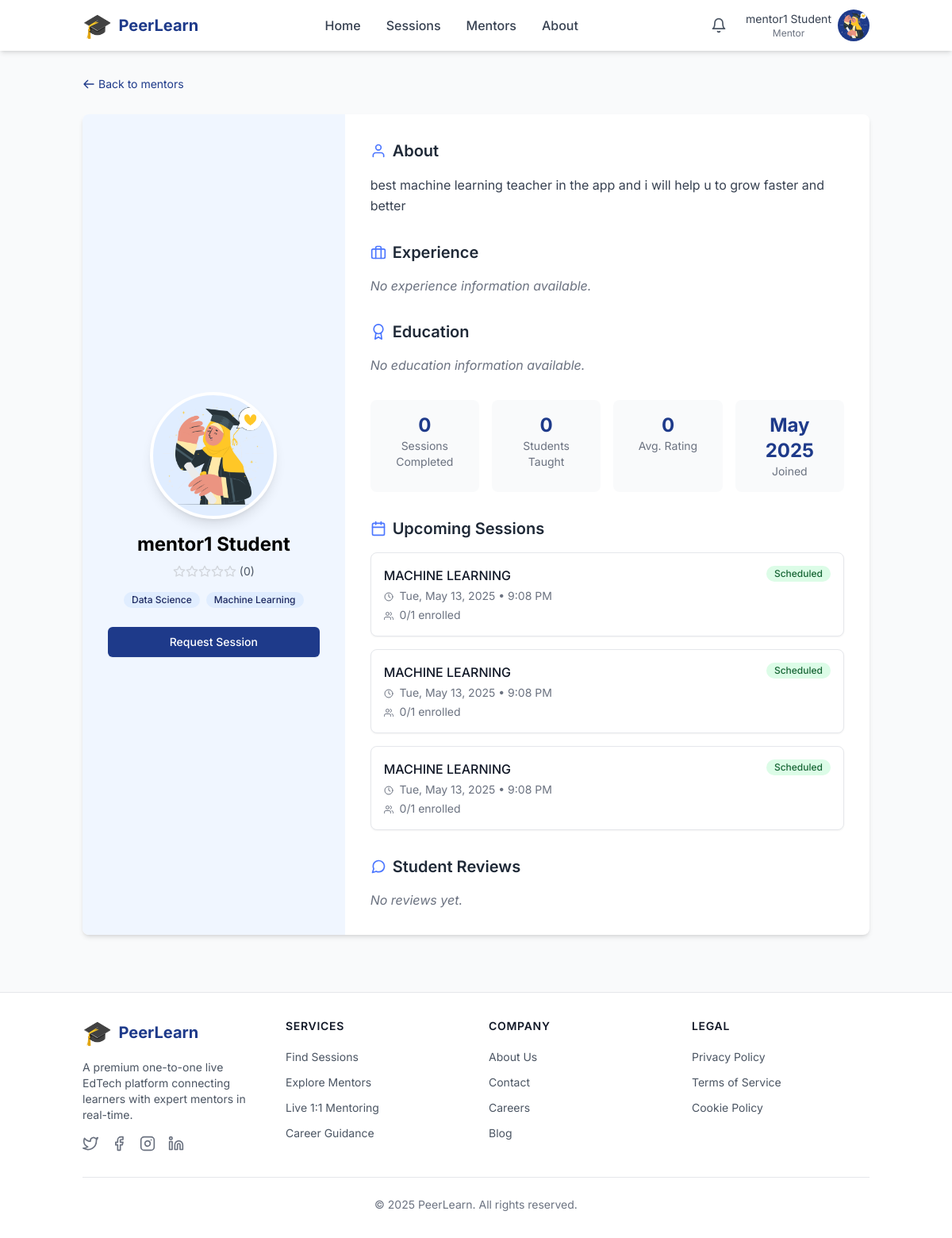
The page /users/mentors/5/ (signed in) on the database as committed earlier.
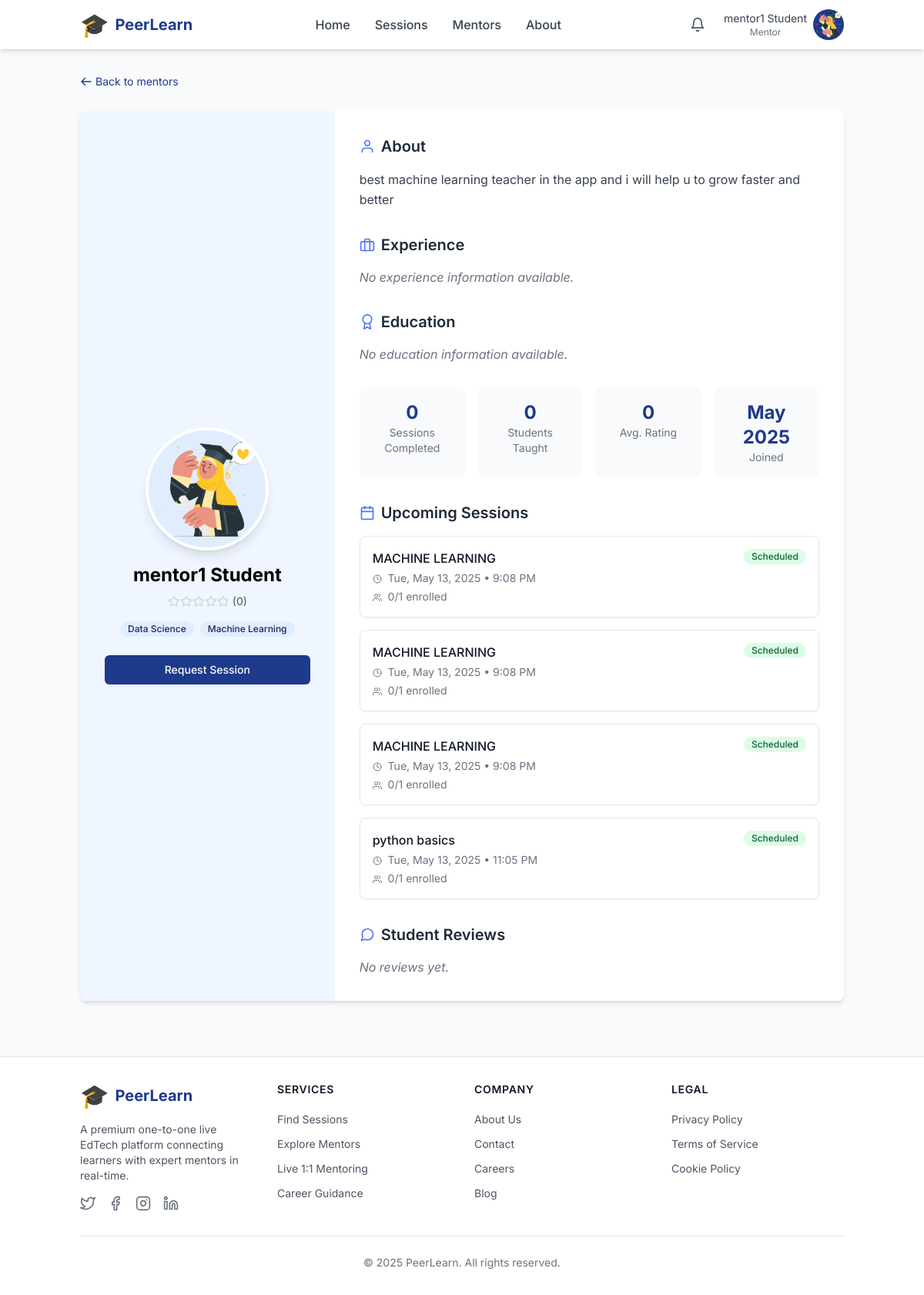
The same page on the database as committed later.
### apps/learning_sessions/models.py (models this page shows, shortened)
class Session(models.Model):
    SCHEDULED = 'scheduled'
    LIVE = 'live'
    COMPLETED = 'completed'
    CANCELLED = 'cancelled'
    STATUS_CHOICES = [
        (SCHEDULED, _('Scheduled')),
        (LIVE, _('Live')),
        (COMPLETED, _('Completed')),
        (CANCELLED, _('Cancelled')),
    ]
    mentor = models.ForeignKey(
        CustomUser,
        on_delete=models.CASCADE,
        limit_choices_to={'role': CustomUser.MENTOR},
        help_text=_('The mentor hosting this session.')
    )
    title = models.CharField(
        max_length=255,
        help_text=_('Title of the session.')
    )
    description = models.TextField(
        help_text=_('Description of what will be covered in the session.')
    )
    topics = models.JSONField(
        default=list,
        help_text=_('List of topics that will be covered in this session.')
    )
    schedule = models.DateTimeField(
        help_text=_('Date and time when the session is scheduled.')
    )
    duration = models.PositiveIntegerField(
        default=60,
        help_text=_('Duration of the session in minutes.')
    )
    price = models.DecimalField(
        max_digits=10,
        decimal_places=2,
        default=0,
        help_text=_('Price of the session (0 for free sessions).')
    )
    room_code = models.UUIDField(
        default=uuid.uuid4,
        editable=False,
        unique=True,
        help_text=_('Unique code for the session room.')
    )
    status = models.CharField(
        max_length=10,
        choices=STATUS_CHOICES,
        default=SCHEDULED,
        help_text=_('Current status of the session.')
    )
    max_participants = models.PositiveIntegerField(
        default=1,
        help_text=_('Maximum number of participants allowed (1 for one-to-one).')
    )
    created_at = models.DateTimeField(
        auto_now_add=True,
        help_text=_('Date and time when the session was created.')
    )
    updated_at = models.DateTimeField(
        auto_now=True,
        help_text=_('Date and time when the session was last updated.')
    )
    class Meta:
        verbose_name = _('Session')
        verbose_name_plural = _('Sessions')
        ordering = ['-schedule']

### apps/users/views.py (the view)
# urls.py: path('mentors/<int:pk>/', views.MentorDetailView.as_view(), name='mentor_detail'),
@method_decorator(login_required, name='dispatch')
class MentorDetailView(DetailView):
    model = CustomUser
    template_name = 'mentors/profile.html'
    context_object_name = 'mentor'
    def get_queryset(self):
        return CustomUser.objects.filter(role=CustomUser.MENTOR)
    def get_context_data(self, **kwargs):
        context = super().get_context_data(**kwargs)
        if self.request.user.is_learner:
            context['rating_form'] = RatingForm()
        mentor = self.get_object()
        context['upcoming_sessions'] = Session.objects.filter(
            mentor=mentor,
            status__in=['scheduled', 'live']
        ).order_by('schedule')
        from apps.learning_sessions.models import Domain
        context['domains'] = Domain.objects.all()
        return context

### apps/core/templatetags/custom_filters.py (called while the page is built)
@register.filter
def strip(value):
    if isinstance(value, str):
        return value.strip()
    return value

### apps/users/models.py (called while the page is built)
    @property
    def is_learner(self):
        return self.role == self.LEARNER

    @property
    def is_mentor(self):
        return self.role == self.MENTOR

    def get_dashboard_url(self):
        if self.is_learner:
            return '/users/dashboard/learner/'
        elif self.is_mentor:
            return '/users/dashboard/mentor/'
        elif self.is_admin_user:
            return '/admin/'
        return '/'

### templates/mentors/profile.html (shortened to what the changed rows need)
{% extends request.is_dashboard|yesno:"dashboard_base.html,base.html" %}
{% load static %}
{% load custom_filters %}
{% block content %}
<div class="container mx-auto px-4 py-8">
    <div class="max-w-5xl mx-auto">
        <div class="bg-white rounded-lg shadow-md overflow-hidden">
            <div class="flex flex-col md:flex-row">
                <div class="md:w-1/3 bg-primary-50 p-8 flex flex-col items-center justify-center">
                    <h1 class="text-2xl font-bold text-center">{{ mentor.get_full_name }}</h1>
                    <div class="flex items-center mt-2 mb-4">
                        <div class="flex text-yellow-400">
                            {% if mentor.avg_rating %}
                                {% with ''|center:mentor.avg_rating|floatformat:"0"|make_list as stars %}
                                    {% for _ in stars %}
                                        <i data-feather="star" class="w-4 h-4 fill-current"></i>
                                    {% endfor %}
                                {% endwith %}
                                {% with ''|center:5|make_list as empty_stars %}
                                    {% for _ in empty_stars|slice:mentor.avg_rating|floatformat:"0" %}
                                        <i data-feather="star" class="w-4 h-4 text-gray-300"></i>
                                    {% endfor %}
                                {% endwith %}
                            {% else %}
                                {% with ''|center:5|make_list as empty_stars %}
                                    {% for _ in empty_stars %}
                                        <i data-feather="star" class="w-4 h-4 text-gray-300"></i>
                                    {% endfor %}
                                {% endwith %}
                            {% endif %}
                        </div>
                    </div>
                    <div class="flex flex-wrap justify-center gap-2 mb-4">
                        {% if mentor.expertise %}
                            {% for domain in mentor.expertise %}
                                <span class="inline-flex items-center px-2.5 py-0.5 rounded-full text-xs font-medium bg-primary-100 text-primary-800">
                                    {{ domain|strip }}
                                </span>
                            {% endfor %}
                        {% endif %}
                    </div>
                </div>
                <div class="md:w-2/3 p-8">
                    <div class="mb-8">
                        <h2 class="text-xl font-semibold mb-4 flex items-center text-gray-800">
                            <i data-feather="user" class="w-5 h-5 mr-2 text-primary-500"></i>
                            About
                        </h2>
                    </div>
                    <div class="mb-8">
                        <h2 class="text-xl font-semibold mb-4 flex items-center text-gray-800">
                            <i data-feather="briefcase" class="w-5 h-5 mr-2 text-primary-500"></i>
                            Experience
                        </h2>
                    </div>
                    <div class="mb-8">
                        <h2 class="text-xl font-semibold mb-4 flex items-center text-gray-800">
                            <i data-feather="award" class="w-5 h-5 mr-2 text-primary-500"></i>
                            Education
                        </h2>
                    </div>
                    <div class="mb-8">
                        <h2 class="text-xl font-semibold mb-4 flex items-center text-gray-800">
                            <i data-feather="calendar" class="w-5 h-5 mr-2 text-primary-500"></i>
                            Upcoming Sessions
                        </h2>
                        {% if upcoming_sessions %}
                            <div class="space-y-4">
                                {% for session in upcoming_sessions %}
                                    <div class="bg-white border border-gray-200 rounded-lg p-4 shadow-sm hover:shadow-md transition-shadow duration-200">
                                        <div class="flex justify-between items-start">
                                            <div>
                                                <h3 class="font-medium text-gray-900">{{ session.title }}</h3>
                                                <p class="text-sm text-gray-500 mt-1">
                                                    <i data-feather="clock" class="inline w-3 h-3 mr-1"></i>
                                                    {{ session.schedule|date:"D, M d, Y • g:i A" }}
                                                </p>
                                                <p class="text-sm text-gray-500 mt-1">
                                                    <i data-feather="users" class="inline w-3 h-3 mr-1"></i>
                                                    {{ session.bookings.count|default:"0" }}/{{ session.max_participants }} enrolled
                                                </p>
                                            </div>
                                            <span class="inline-flex items-center px-2.5 py-0.5 rounded-full text-xs font-medium bg-green-100 text-green-800">
                                                {{ session.get_status_display }}
                                            </span>
                                        </div>
                                    </div>
                                {% endfor %}
                            </div>
                        {% else %}
                            <p class="text-gray-500 italic">No upcoming sessions scheduled.</p>
                        {% endif %}
                    </div>
                    <div>
                        <h2 class="text-xl font-semibold mb-4 flex items-center text-gray-800">
                            <i data-feather="message-circle" class="w-5 h-5 mr-2 text-primary-500"></i>
                            Student Reviews
                        </h2>
                    </div>
                </div>
            </div>
        </div>
    </div>
</div>
{% endblock %}

Rows that differ between the two databases and show on the page:
added Session: title "python basics", schedule "Tue, May 13, 2025 • 11:05 PM", bookings.count "0", max_participants "1", status "Scheduled"
